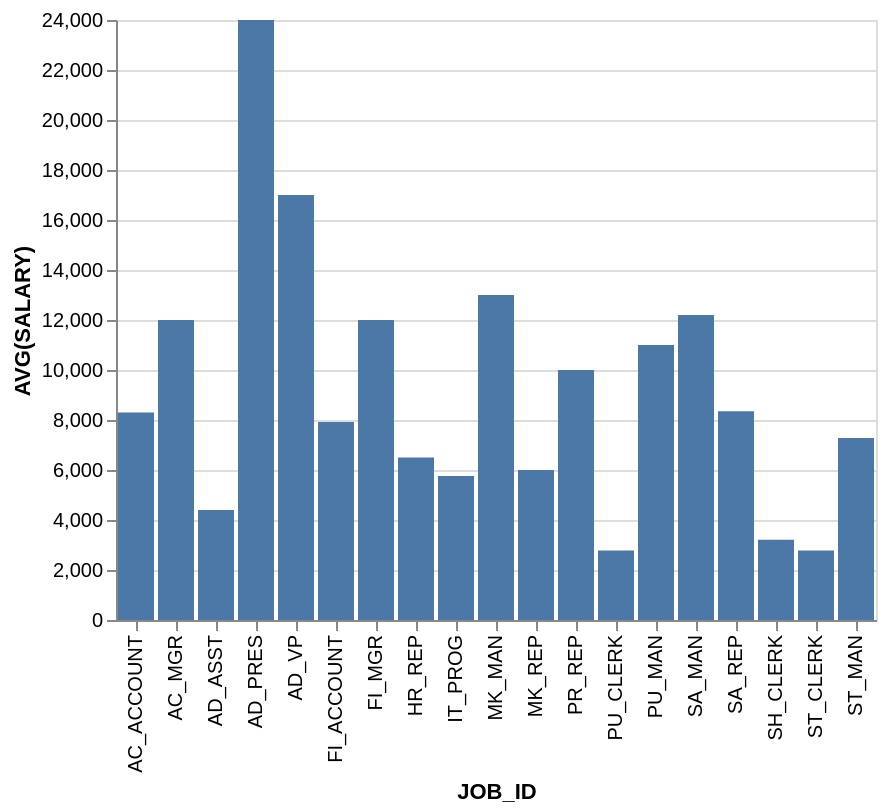

Express this chart as Vega-Lite.
### Vega-Lite specification from a JSON file in a GitHub repository (floating-point values rounded to 4 significant figures)
{"data": {"values": [{"x_data": "AC_ACCOUNT", "y_data": 8300}, {"x_data": "AC_MGR", "y_data": 12000}, {"x_data": "AD_ASST", "y_data": 4400}, {"x_data": "AD_PRES", "y_data": 24000}, {"x_data": "AD_VP", "y_data": 17000}, {"x_data": "FI_ACCOUNT", "y_data": 7920}, {"x_data": "FI_MGR", "y_data": 12000}, {"x_data": "HR_REP", "y_data": 6500}, {"x_data": "IT_PROG", "y_data": 5760}, {"x_data": "MK_MAN", "y_data": 13000}, {"x_data": "MK_REP", "y_data": 6000}, {"x_data": "PR_REP", "y_data": 10000}, {"x_data": "PU_CLERK", "y_data": 2780}, {"x_data": "PU_MAN", "y_data": 11000}, {"x_data": "SA_MAN", "y_data": 12200}, {"x_data": "SA_REP", "y_data": 8350}, {"x_data": "SH_CLERK", "y_data": 3215}, {"x_data": "ST_CLERK", "y_data": 2785}, {"x_data": "ST_MAN", "y_data": 7280}]}, "mark": "bar", "encoding": {"x": {"field": "x_data", "type": "nominal", "title": "JOB_ID", "sort": "ascending"}, "y": {"field": "y_data", "type": "quantitative", "title": "AVG(SALARY)"}}}
